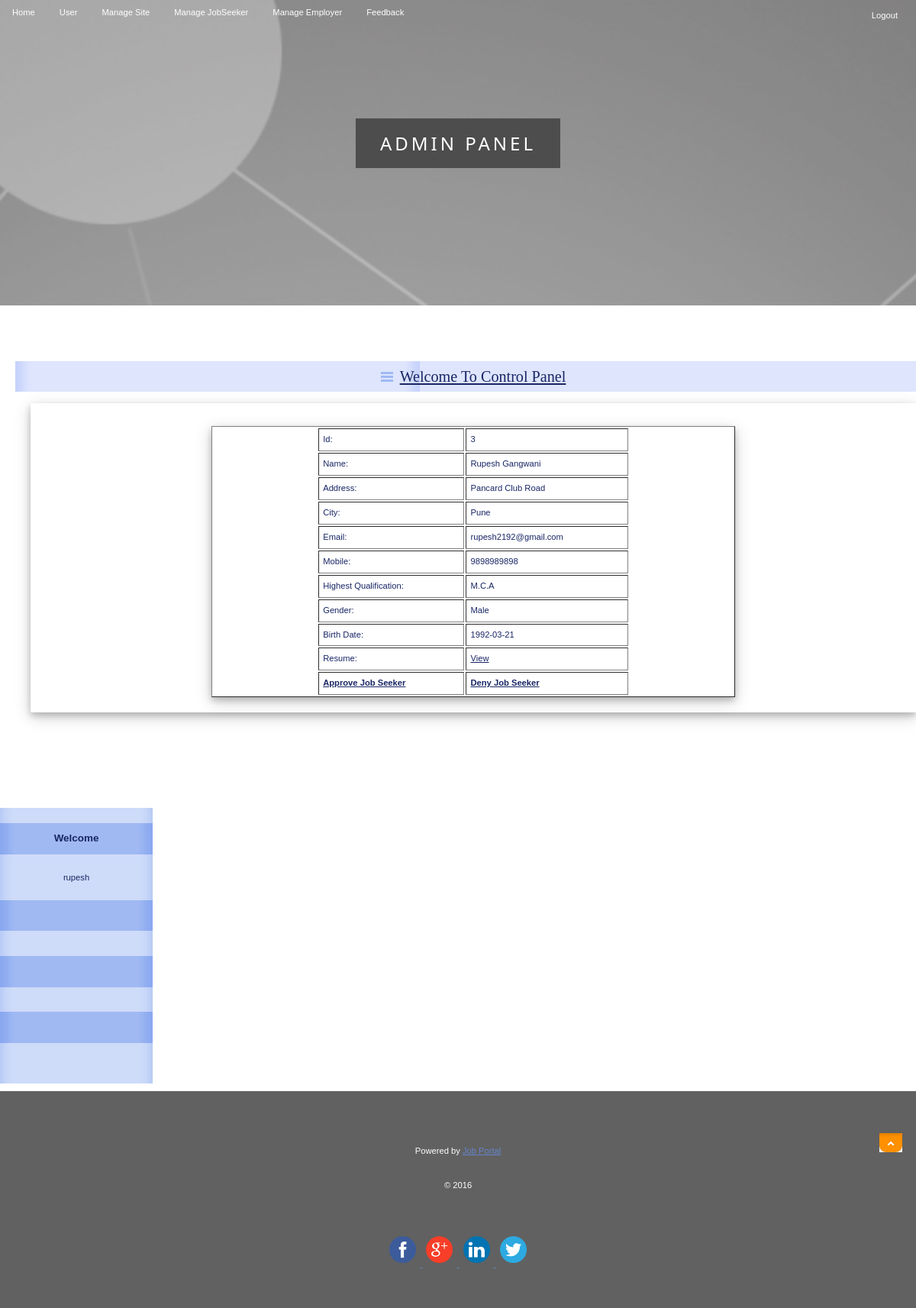
/Admin/DetailJob.php?JobId=3 (signed in), run on the app's committed database.
### tables this page shows
CREATE TABLE IF NOT EXISTS `jobseeker_reg` (
  `JobSeekId` int(11) NOT NULL AUTO_INCREMENT,
  `JobSeekerName` varchar(20) NOT NULL,
  `Address` varchar(100) NOT NULL,
  `City` varchar(20) NOT NULL,
  `Email` varchar(40) NOT NULL,
  `Mobile` bigint(20) NOT NULL,
  `Qualification` varchar(20) NOT NULL,
  `Gender` varchar(10) NOT NULL,
  `BirthDate` date NOT NULL,
  `Resume` varchar(200) NOT NULL,
  `Status` varchar(10) NOT NULL,
  `UserName` varchar(20) NOT NULL UNIQUE,
  `Password` varchar(150) NOT NULL,
  `Question` varchar(100) NOT NULL,
  `Answer` varchar(50) NOT NULL,
  PRIMARY KEY (`JobSeekId`),
  KEY `JobSeekId` (`JobSeekId`)
);

### includes/MySQLFunc.php (called while the page is built, shortened)
<?php
	if (function_exists("mysqli_connect")) {
		function sqlquery($query) {
			global $sql_connection;
			return $sql_connection->query($query);
		}
		function sqlfetcharray($result){
			if($result){
				return mysqli_fetch_array($result);
			}
			else
			{	return Array();	}
		}
	}
?>

### Admin/DetailJob.php (the view, shortened to what this page needs)
<!DOCTYPE html>
<html lang="cs">
<head>
    <link rel="stylesheet" media="screen,projection" type="text/css" href="./css/main.css" />
    <link rel="stylesheet" media="print" type="text/css" href="./css/print.css" />
    <link rel="stylesheet" media="aural" type="text/css" href="./css/aural.css" />
</head>
<body id="www-url-cz">
<div id="main" class="box">
<?php
include "Header.php"
?>
<?php
include "menu.php"
?>
    <div id="page" class="box">
    <div id="page-in" class="box">
        <div id="strip" class="box noprint">
            <p id="breadcrumbs">&nbsp;</p>
        </div>
        <div id="content">
            <div class="article">
                <h2><span><a href="#">Welcome To Control Panel</a></span></h2>
                <table width="100%" border="0" cellspacing="0" cellpadding="0">
                  <tr>
                    <td></td>
                  </tr>
                  <tr>
                    <td>
                    <?php
$ID=$_GET['JobId'];
include("../includes/MySQLFunc.php");
$sql = "select * from jobseeker_reg where JobSeekId='".$ID."'  ";
$result = sqlquery($sql);
if($result){
$row = sqlfetcharray($result)
?>
                <table width="100%" border="1" cellspacing="2" cellpadding="2">
                 <tr>
                    <td>Id:</td>
                    <td><?php echo $row['JobSeekId'];?></td>
                  </tr>
                  <tr>
                    <td>Name:</td>
                    <td><?php echo $row['JobSeekerName'];?></td>
                  </tr>
                  <tr>
                    <td>Address:</td>
                    <td><?php echo $row['Address'];?></td>
                  </tr>
                  <tr>
                    <td>City:</td>
                    <td><?php echo $row['City'];?></td>
                  </tr>
                  <tr>
                    <td>Email:</td>
                    <td><?php echo $row['Email'];?></td>
                  </tr>
                  <tr>
                    <td>Mobile:</td>
                    <td><?php echo $row['Mobile'];?></td>
                  </tr>
                  <tr>
                    <td>Highest Qualification:</td>
                    <td><?php echo $row['Qualification'];?></td>
                  </tr>
                  <tr>
                    <td>Gender:</td>
                    <td><?php echo $row['Gender'];?></td>
                  </tr>
                  <tr>
                    <td>Birth Date:</td>
                    <td><?php echo $row['BirthDate'];?></td>
                  </tr>
                  <tr>
                    <td>Resume:</td>
                    <td><a href="../upload/<?php echo $row['Resume'];?>" target="_blank">View</a></td>
                  </tr>
                  <tr>
                    <td><strong><a href="ApprovJob.php?JobId=<?php echo $row['JobSeekId'];?>">Approve Job Seeker</a></strong></td>
                    <td><strong><a href="DenyJob.php?JobId=<?php echo $row['JobSeekId'];?>">Deny Job Seeker</a></strong></td>
                  </tr>
                </table>
                    </td>
                  </tr>
                </table>
		<?php } ?>
                <p>&nbsp;</p>
              <p class="btn-more box noprint">&nbsp;</p>
          </div>
        </div>
<?php
include "right.php"
?>
    </div>
    </div>
<?php
include "footer.php"
?>
</body>
</html>

### Admin/css/main.css (style rules this page uses)
* { min-height:1px; }
body { border:0; margin:0; padding:0; font:70%/160% "verdana",sans-serif; color:#192666; text-align:center; }
a { color:#192666; }
p { border:0; margin:15px 0; padding:0; line-height:30px; }
div { display:block; border:0; margin:0; padding:0; }
h1, h2, h3, h4, h5 { border:0; margin:15px 0 10px 0; padding:0; font-weight:bold; }
h2 { font-size:180%; line-height:100%; font-family:"georgia",serif; font-weight:normal; }
table { box-shadow: 0 4px 8px 0 rgba(0, 0, 0, 0.2), 0 6px 20px 0 rgba(0, 0, 0, 0.19); display:table; margin:15px 0; padding:0; font-size:100%; padding-left: 20%; padding-right: 20%; }
tr { display:table-row; }
th, td { display: table-cell; margin:0; padding:5px; vertical-align:top; text-align:left; }
a, img, span { border:0; margin:0; padding:0; }
strong, .strong { font-weight:bold; }
.box { min-height:1px; _height:1px; }
.box:after { content:"."; display:block; line-height:0px; font-size:0px; visibility:hidden; clear:both; }
#main { width:100%; }
#page { width:100%; min-height:1px; _height:1px; }
#page-in { min-height:1px; padding:10px 0; _height:1px; }
#strip { position:relative; clear:both; padding:3px 20px 10px 20px; color:#6182D1; }
#strip p { margin:0; }
#strip #breadcrumbs { width:520px; margin:0; padding:0; }
#content { float:left; width:100%; margin:0; padding:0 0 0 20px; }
#content .article { clear:both; margin:0; padding:20px; }
#content .article h2 { margin:0 -20px; padding:10px; background:#DEE5FD url("../design/content_title_bg.gif") 0 0 repeat-y; color:#192666; }
#content .article h2 span { background:url("../design/ico_list.gif") 0 50% no-repeat; padding-left:25px; }
#content .article p { text-align:justify; }
#content .btn-more { margin:0 0 15px 0; padding:0; border:0; position:relative; }

### Admin/css/print.css (style rules this page uses)
body { border:0; margin:0; padding:0; font-size:12pt }
a { color:#000; text-decoration:none; }
h1, h2, h3 { page-break-after:avoid; page-break-inside:avoid; }
table { border-collapse: collapse; border-width:1px; border-style:solid; }
th, td { display:table-cell; border-width:1px; border-style:solid; }
.noprint { display:none; }

### Employer/css/aural.css (style rules this page uses)
body { voice-family:paul,male; volume:loud; speech-rate:slow; richness:90; stress:20; }
h1, h2, h3, h4, h5 { cue-before:url("ping.au"); }
p, table { pause:50ms; }
strong { pitch:medium; pitch-range:60; stress:90; richness:90; }

### data on the page
jobseeker_reg: JobSeekId "3", JobSeekerName "Rupesh Gangwani", Address "Pancard Club Road", City "Pune", Email "rupesh2192@gmail.com", Mobile "9898989898", Qualification "M.C.A", Gender "Male", BirthDate "1992-03-21"

### other printed values
$_SESSION['Name'] "rupesh"
